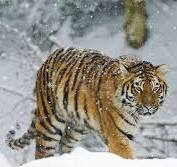
#> input picture images/01.jpeg, 177 x 167 px, found by its file name
$ jupyter execute Baitap17.ipynb
#> lines starting #> are read from the running program, lines starting #| are printed output that depends on the picture
[cell 1]
from PIL import Image
import numpy as np
import matplotlib.pyplot as plt
from scipy import ndimage

my_path = "../ThiGiacMayTinh/images/01.jpeg"
img = Image.open(my_path)
#> img is the input picture: PIL image 177x167 RGB; mean R, G, B 149.2, 145.9, 138

gray_img = img.convert('L')
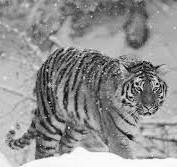
#> gray_img: PIL image 177x167 L; min 1, max 255, mean 146

img_array = np.array(gray_img)

gradient_x = ndimage.sobel(img_array, axis=0, mode='constant')
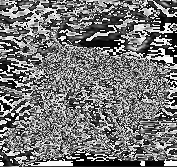
#> gradient_x: shape (167, 177); min 0, max 255, mean 117.6

fig, axs = plt.subplots(2, 1, figsize=(10, 5))

plt.subplot(2, 1, 1)
plt.imshow(img_array, cmap='gray')
plt.title('Original Image')

plt.subplot(2, 1, 2)
plt.imshow(gradient_x, cmap='gray')
plt.title('Gradient Image')
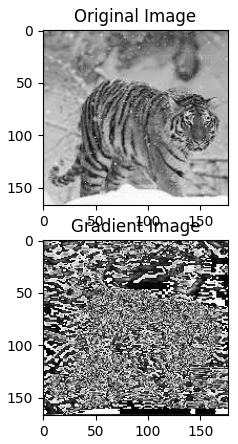
#> figure drawn by matplotlib, 2 panels

[cell 2]
from PIL import Image
import numpy as np
import matplotlib.pyplot as plt
from scipy import ndimage

my_path = "../ThiGiacMayTinh/images/01.jpeg"
img = Image.open(my_path)

gray_img = img.convert('L')

img_array = np.array(gray_img)

gradient_x = ndimage.sobel(img_array, axis=1, mode='constant')
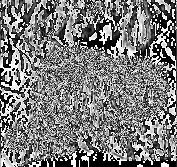
#> gradient_x: shape (167, 177); min 0, max 255, mean 123.3

fig, axs = plt.subplots(2, 1, figsize=(10, 5))

plt.subplot(2, 1, 1)
plt.imshow(img_array, cmap='gray')
plt.title('Original Image')

plt.subplot(2, 1, 2)
plt.imshow(gradient_x, cmap='gray')
plt.title('Gradient Image')

[cell 3]
from PIL import Image
import numpy as np
import matplotlib.pyplot as plt
from scipy import ndimage

my_path = "../ThiGiacMayTinh/images/03.jpeg"
img = Image.open(my_path)
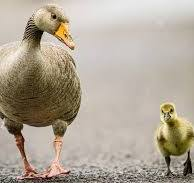
#> input picture images/03.jpeg, 194 x 183 px, found by its file name
#> img is the input picture: PIL image 194x183 RGB; mean R, G, B 176, 165.7, 150.6

gray_img = img.convert('L')
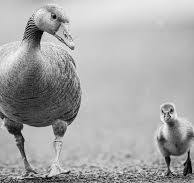
#> gray_img: PIL image 194x183 L; min 1, max 251, mean 167.1

img_array = np.array(gray_img)

gradient_x = ndimage.convolve(img_array, [[-1, 0, 1], [-2, 0, 2], [-1, 0, 1]])
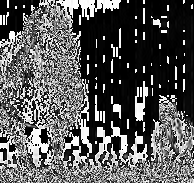
#> gradient_x: shape (183, 194); min 0, max 255, mean 88.5
gradient_y = ndimage.convolve(img_array, [[-1, -2, -1], [0, 0, 0], [1, 2, 1]])
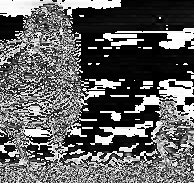
#> gradient_y: shape (183, 194); min 0, max 255, mean 97

gradient_magnitude = np.sqrt(gradient_x**2 + gradient_y**2)
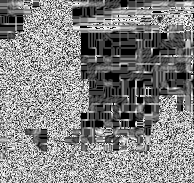
#> gradient_magnitude: shape (183, 194) float16; min 0, max 15.81, mean 8.15; drawn with min black and max white

fig, axs = plt.subplots(2, 1, figsize=(10, 5))

plt.subplot(2, 1, 1)
plt.imshow(img_array, cmap='gray')
plt.title('Original Image')

plt.subplot(2, 1, 2)
plt.imshow(gradient_magnitude, cmap='gray')
plt.title('Gradient Image')
